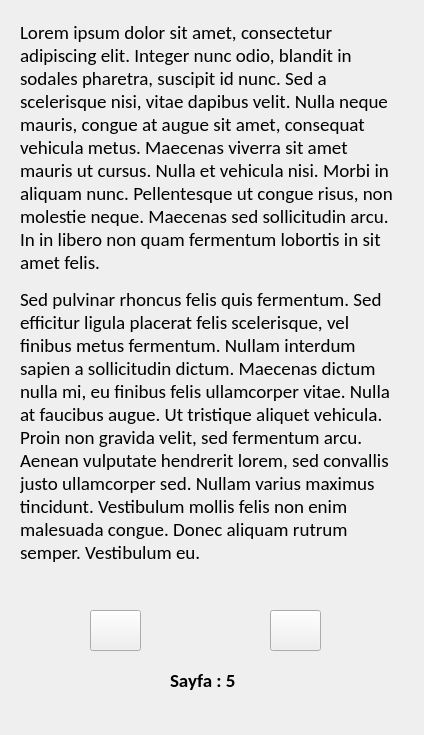
<?xml version="1.0" encoding="UTF-8"?>
<ui version="4.0">
 <class>Form</class>
 <widget class="QWidget" name="Form">
  <property name="geometry">
   <rect>
    <x>0</x>
    <y>0</y>
    <width>424</width>
    <height>735</height>
   </rect>
  </property>
  <property name="windowTitle">
   <string>Kitap Okuma</string>
  </property>
  <widget class="QLabel" name="aciklamaLabel">
   <property name="geometry">
    <rect>
     <x>20</x>
     <y>20</y>
     <width>381</width>
     <height>571</height>
    </rect>
   </property>
   <property name="font">
    <font>
     <family>Calibri</family>
     <pointsize>14</pointsize>
    </font>
   </property>
   <property name="frameShape">
    <enum>QFrame::NoFrame</enum>
   </property>
   <property name="text">
    <string>&lt;html&gt;&lt;head/&gt;&lt;body&gt;&lt;p&gt;Lorem ipsum dolor sit amet, consectetur adipiscing elit. Integer nunc odio, blandit in sodales pharetra, suscipit id nunc. Sed a scelerisque nisi, vitae dapibus velit. Nulla neque mauris, congue at augue sit amet, consequat vehicula metus. Maecenas viverra sit amet mauris ut cursus. Nulla et vehicula nisi. Morbi in aliquam nunc. Pellentesque ut congue risus, non molestie neque. Maecenas sed sollicitudin arcu. In in libero non quam fermentum lobortis in sit amet felis.&lt;/p&gt;&lt;p&gt;Sed pulvinar rhoncus felis quis fermentum. Sed efficitur ligula placerat felis scelerisque, vel finibus metus fermentum. Nullam interdum sapien a sollicitudin dictum. Maecenas dictum nulla mi, eu finibus felis ullamcorper vitae. Nulla at faucibus augue. Ut tristique aliquet vehicula. Proin non gravida velit, sed fermentum arcu. Aenean vulputate hendrerit lorem, sed convallis justo ullamcorper sed. Nullam varius maximus tincidunt. Vestibulum mollis felis non enim malesuada congue. Donec aliquam rutrum semper. Vestibulum eu. &lt;/p&gt;&lt;/body&gt;&lt;/html&gt;</string>
   </property>
   <property name="scaledContents">
    <bool>false</bool>
   </property>
   <property name="alignment">
    <set>Qt::AlignLeading|Qt::AlignLeft|Qt::AlignTop</set>
   </property>
   <property name="wordWrap">
    <bool>true</bool>
   </property>
  </widget>
  <widget class="QPushButton" name="oncekiButon">
   <property name="geometry">
    <rect>
     <x>90</x>
     <y>610</y>
     <width>51</width>
     <height>41</height>
    </rect>
   </property>
   <property name="text">
    <string/>
   </property>
   <property name="icon">
    <iconset>
     <normaloff>../../../../../ntp-odev-main/kütüphane/ui/sol.png</normaloff>../../../../../ntp-odev-main/kütüphane/ui/sol.png</iconset>
   </property>
   <property name="iconSize">
    <size>
     <width>32</width>
     <height>32</height>
    </size>
   </property>
  </widget>
  <widget class="QPushButton" name="sonrakiButon">
   <property name="geometry">
    <rect>
     <x>270</x>
     <y>610</y>
     <width>51</width>
     <height>41</height>
    </rect>
   </property>
   <property name="font">
    <font>
     <pointsize>8</pointsize>
    </font>
   </property>
   <property name="text">
    <string/>
   </property>
   <property name="icon">
    <iconset>
     <normaloff>../../../../../ntp-odev-main/kütüphane/ui/sağ.png</normaloff>../../../../../ntp-odev-main/kütüphane/ui/sağ.png</iconset>
   </property>
   <property name="iconSize">
    <size>
     <width>32</width>
     <height>32</height>
    </size>
   </property>
  </widget>
  <widget class="QLabel" name="sayfa">
   <property name="geometry">
    <rect>
     <x>170</x>
     <y>660</y>
     <width>81</width>
     <height>41</height>
    </rect>
   </property>
   <property name="font">
    <font>
     <family>Calibri</family>
     <pointsize>14</pointsize>
     <weight>75</weight>
     <bold>true</bold>
    </font>
   </property>
   <property name="text">
    <string>Sayfa : 5</string>
   </property>
  </widget>
 </widget>
 <resources/>
 <connections/>
</ui>
